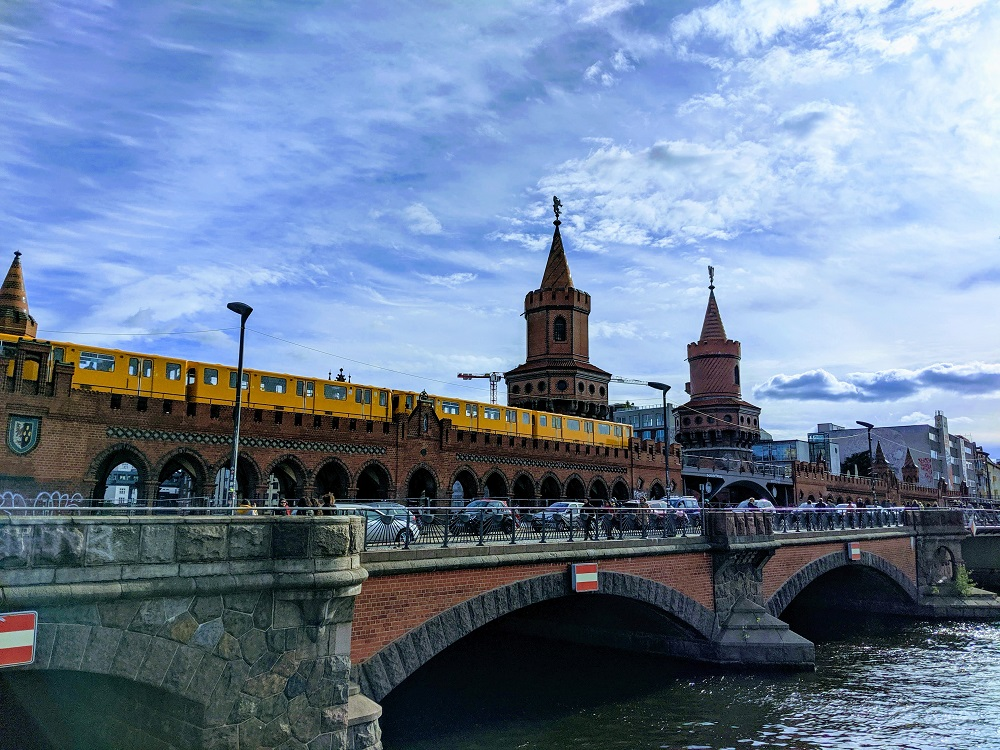
//> input picture Assignment1/InputImage.jpg, 1000 x 750 px
$ ./unit_test InputImage.jpg   (built with g++ and OpenCV 4)
//> lines starting //> are read from the running program, lines starting //| are printed output that depends on the picture
//> further down, inputImage is the input picture: 750 rows x 1000 cols, CV_8UC3; mean B, G, R 151.6, 126.3, 107.6
### Assignment1/Dip1.h
//============================================================================
// Name        : Dip1.h
// Author      : Ronny Haensch
// Version     : 2.0
// Copyright   : -
// Description : header file for first DIP assignment
//============================================================================

#include <opencv2/opencv.hpp>
#include <opencv2/core/matx.hpp>
#include <opencv2/imgcodecs.hpp>
#include <opencv2/highgui.hpp>
#include <vector>
#include <iostream>


namespace dip1 {

// --> please edit ONLY these functions!

/**
 * @brief function that performs some kind of (simple) image processing
 * @param img input image
 * @returns output image
 */
cv::Mat doSomethingThatMyTutorIsGonnaLike(const cv::Mat &img);


/************  GIVEN FUNCTIONS ********************/

/**
 * @brief function loads input image, calls processing function, and saves result
 * @param fname path to input image
 */
void run(const std::string &filename);

}

### Assignment1/Dip1.cpp
//============================================================================
// Name        : Dip1.cpp
// Author      : Ronny Haensch
// Version     : 2.0
// Copyright   : -
// Description :
//============================================================================


#include "Dip1.h"

#include <stdexcept>


namespace dip1 {


/**
 * @brief function that performs some kind of (simple) image processing
 * @param img input image
 * @returns output image
 */
cv::Mat doSomethingThatMyTutorIsGonnaLike(const cv::Mat& img) {
    /*chnaging contrast and brightenss of the image*/
	/*outputimg(i,j) = alpha*inputimg(i,j)+beta*/
	double alpha;
	double beta;

	alpha = 5;
	beta = 100;
	cv::Mat output_img = cv::Mat::zeros(img.size(), img.type());
	/*For each RGB channel of the image*/
	for (int y = 0; y < img.rows; y++) {
		for (int x = 0; x < img.cols; x++) {
			for (int c = 0; c < img.channels(); c++) {
				output_img.at<cv::Vec3b>(y, x)[c] =
					cv::saturate_cast<uchar>(alpha*img.at<cv::Vec3b>(y, x)[c] + beta);
			}
		}
	}
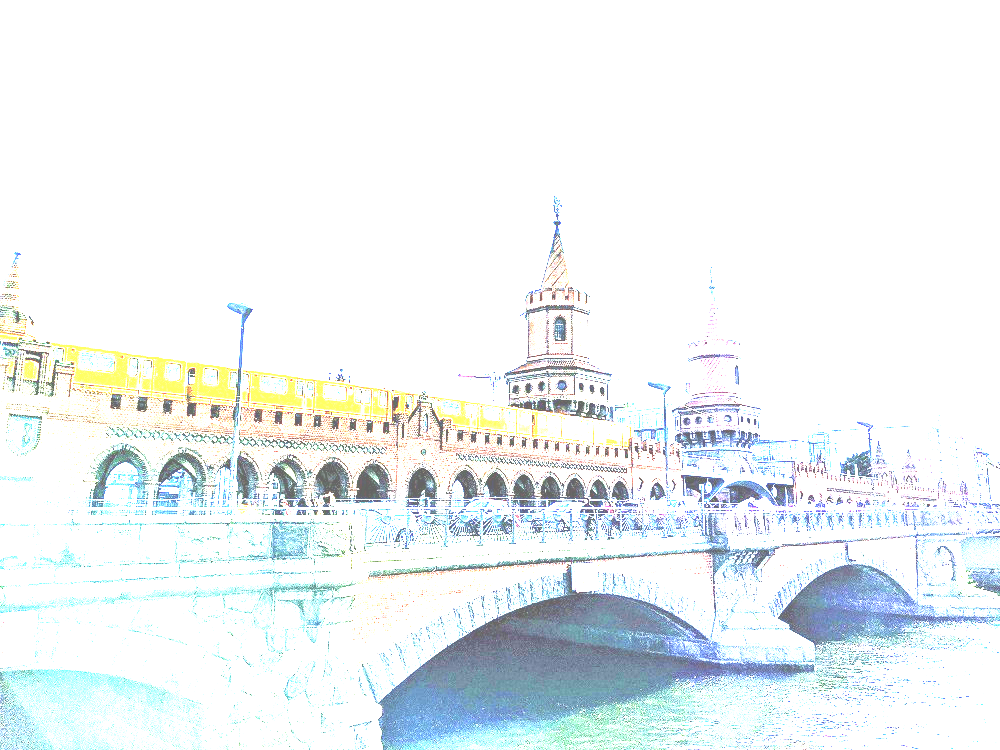
//> output_img: 750 rows x 1000 cols, CV_8UC3; mean B, G, R 243.8, 242.7, 237.5
    return output_img;
}


/******************************
      GIVEN FUNCTIONS
 ******************************/

/**
 * @brief function loads input image, calls processing function, and saves result
 * @param fname path to input image
 */
// [35 lines left out: function run, not called in this run]


}

### Assignment1/unit_test.cpp
//============================================================================
// Name        : main.cpp
// Author      : Ronny Haensch
// Version     : 2.0
// Copyright   : -
// Description : only calls processing and test routines
//============================================================================


#include "Dip1.h"


#include <iostream>
#include <vector>


// function loads input image and calls processing function
// output is tested on "correctness"
/*
inputImage	input image as used by doSomethingThatMyTutorIsGonnaLike()
outputImage	output image as created by doSomethingThatMyTutorIsGonnaLike()
*/
bool test_doSomethingThatMyTutorIsGonnaLike(cv::Mat& inputImage, cv::Mat& outputImage) {

    // ensure that input and output have equal number of channels
    if ( (inputImage.channels() == 3) and (outputImage.channels() == 1) )
        cvtColor(inputImage, inputImage, CV_BGR2GRAY);

    // split (multi-channel) image into planes
    std::vector<cv::Mat> inputPlanes, outputPlanes;
    cv::split( inputImage, inputPlanes );
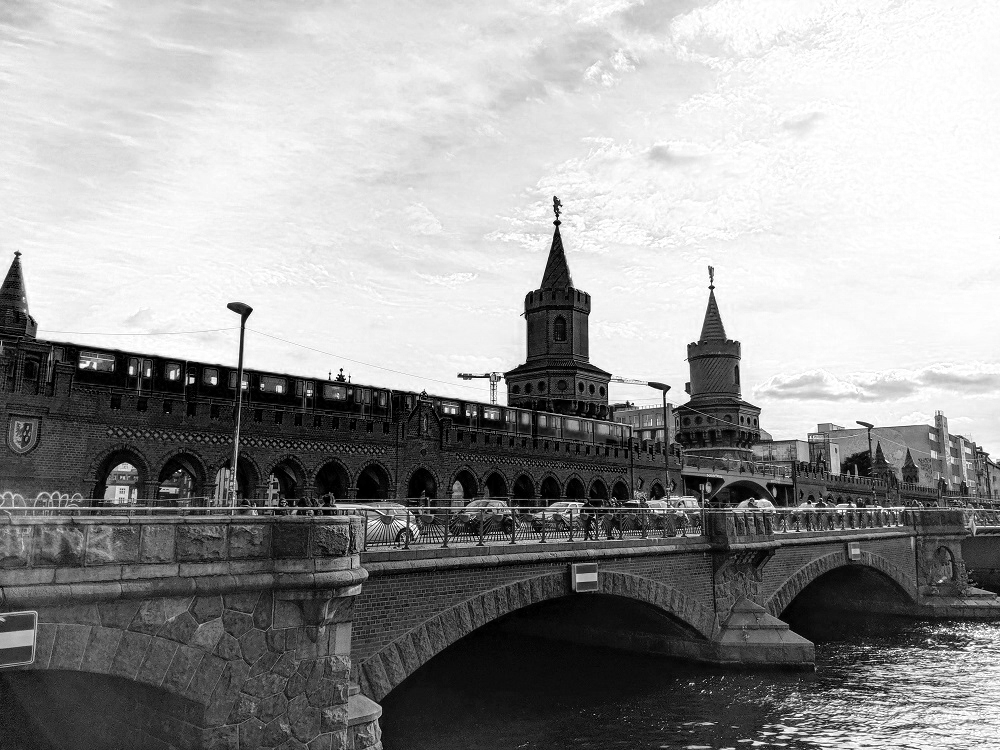
//> inputPlanes[0]: 750 rows x 1000 cols, CV_8UC1; min 0, max 255, mean 151.6
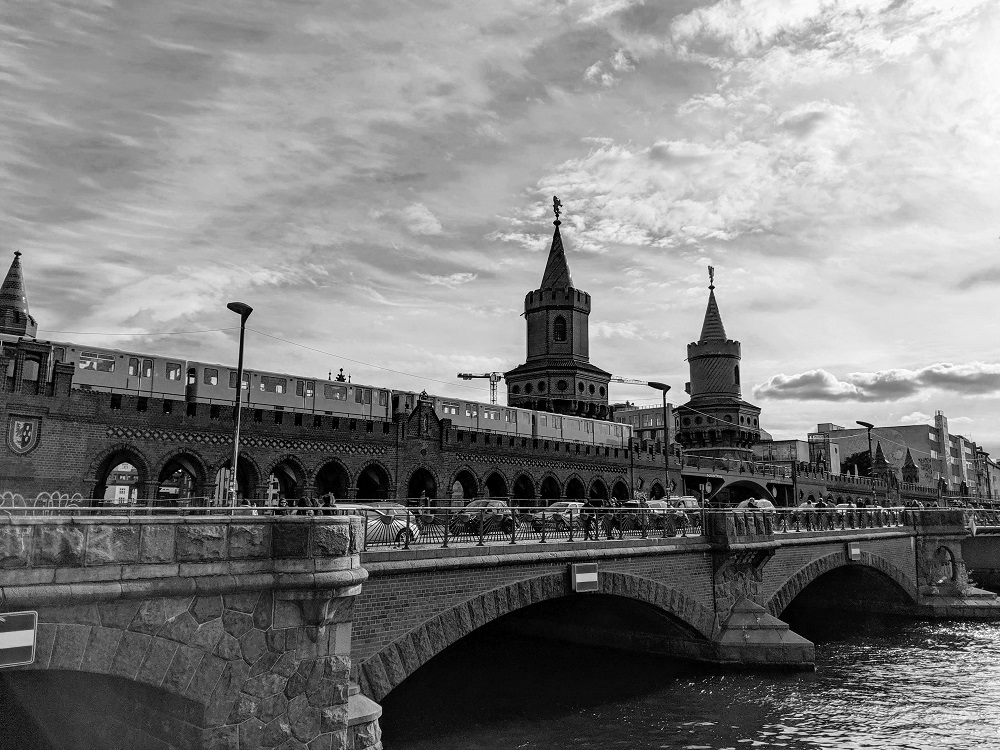
//> inputPlanes[1]: 750 rows x 1000 cols, CV_8UC1; min 0, max 255, mean 126.3
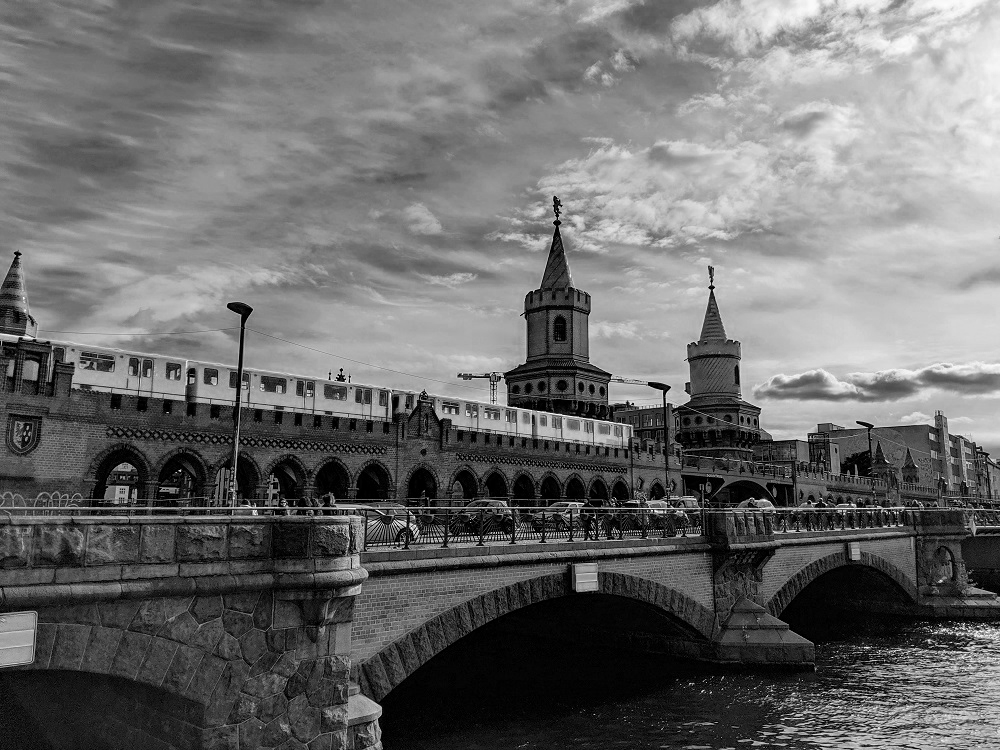
//> inputPlanes[2]: 750 rows x 1000 cols, CV_8UC1; min 0, max 255, mean 107.6
    cv::split( outputImage, outputPlanes );
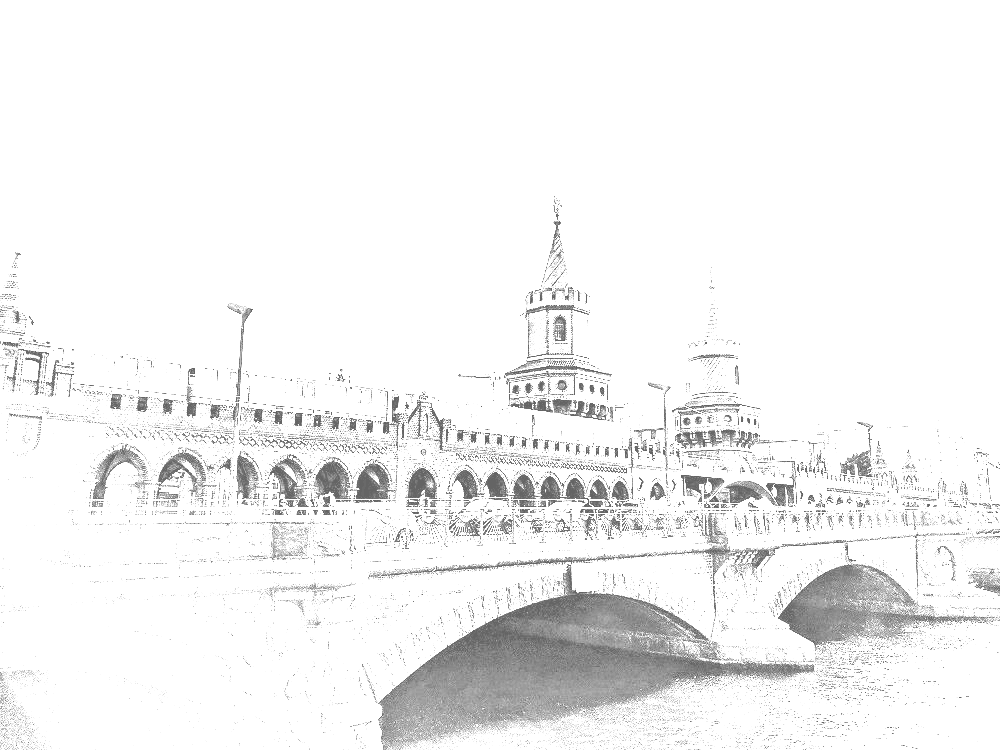
//> outputPlanes[1]: 750 rows x 1000 cols, CV_8UC1; min 100, max 255, mean 242.7
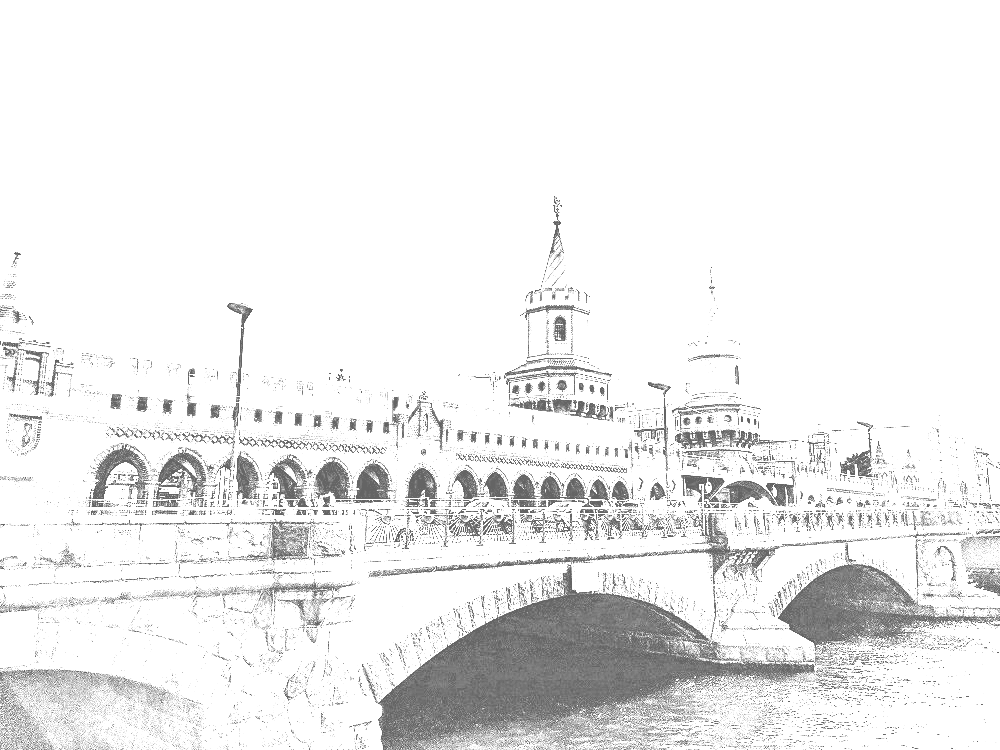
//> outputPlanes[2]: 750 rows x 1000 cols, CV_8UC1; min 100, max 255, mean 237.5

    // number of planes (1=grayscale, 3=color)
    int numOfPlanes = inputPlanes.size();
//> numOfPlanes = 3

    // calculate and compare image histograms for each plane
    cv::Mat inputHist, outputHist;
    // number of bins
    int histSize = 1000;
    float range[] = { 0, 65536 } ;
    const float* histRange = { range };
    bool uniform = true; bool accumulate = false;
    double sim = 0;
    for(int p = 0; p < numOfPlanes; p++){
        // calculate histogram
        cv::calcHist( &inputPlanes[p], 1, 0, cv::Mat(), inputHist, 1, &histSize, &histRange, uniform, accumulate );
        cv::calcHist( &outputPlanes[p], 1, 0, cv::Mat(), outputHist, 1, &histSize, &histRange, uniform, accumulate );
        // normalize
        inputHist = inputHist / cv::sum(inputHist).val[0];
        outputHist = outputHist / cv::sum(outputHist).val[0];
        // similarity as histogram intersection
        sim += cv::compareHist(inputHist, outputHist, CV_COMP_INTERSECT);
    }
//> this loop made 3 passes
//> sim on passes 1 to 3: 0.58, 0.905, 1.12
//> after the loop, inputHist = 1000 values, max 0.317 at index 2, min 0 at index 4, mean 0.001; outputHist = 1000 values, max 0.868 at index 3, min 0 at index 0, mean 0.001; sim = 1.12
    sim /= numOfPlanes;
//> sim = 0.375

    // check whether images are to similar after transformation
    if (sim >= 0.8) {
        std::cout << "Warning: The input and output image seem to be quite similar (similarity = " << sim << " ). Are you sure your tutor is gonna like your work?" << std::endl;
        return false;
    }
    return true;
}


// function loads input image and calls processing function
// output is tested on "correctness"
/*
fname	path to input image
*/
int main(int argc, char** argv) {

    // will contain path to input image (taken from argv[1])
    std::string fname;

    // check if image path was defined
    if (argc != 2){
        std::cout << "Usage: test <path_to_image>" << std::endl;
        return -1;
    }else{
        // if yes, assign it to variable fname
        fname = argv[1];
    }

    // load image
    cv::Mat inputImage = cv::imread(fname);

    // check if image can be loaded
    if (!inputImage.data) {
        std::cout << "ERROR: Cannot read file " << fname << std::endl;
        return -2;
    }

    // create output
    cv::Mat outputImage = dip1::doSomethingThatMyTutorIsGonnaLike(inputImage);
    // test output
    if (!test_doSomethingThatMyTutorIsGonnaLike(inputImage, outputImage)) {
        std::cout << "Test failed!" << std::endl;
        return -3;
    } else {
        std::cout << "Test successfull" << std::endl;
        return 0;
//> (the program exits here)
